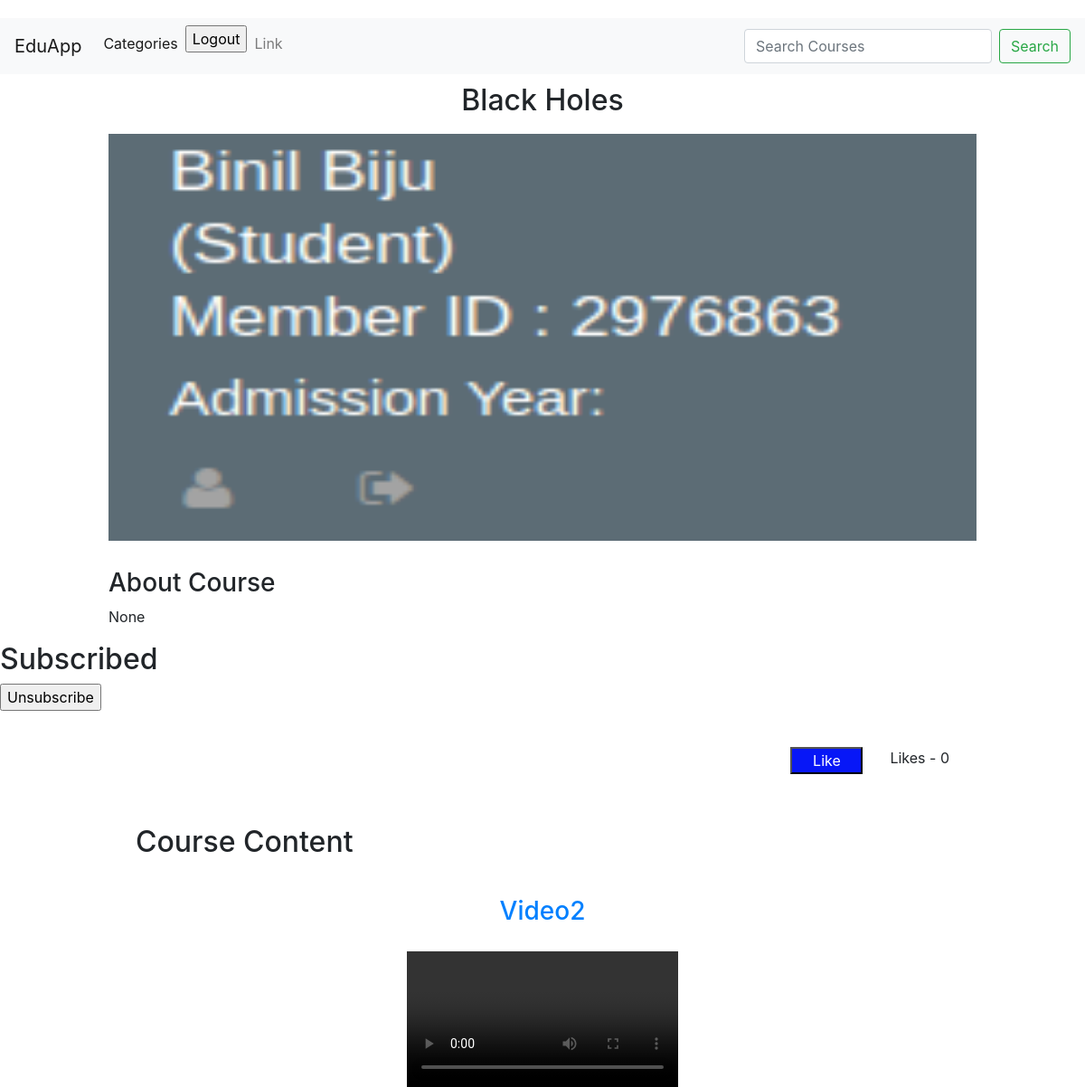
The page /course/black-holes/ (signed in) on the database its author committed.
### app1/models.py (models this page shows, shortened)
class Course(models.Model):
    name = models.CharField(max_length=150)
    about = models.CharField(max_length=900, null=True, blank=True)
    category = models.ForeignKey(Category, on_delete=models.CASCADE)
    slug = models.SlugField(max_length=150, blank=True, null=True)
    lecturer = models.CharField(max_length=150, null=True, blank=True)
    date_created = models.DateTimeField(auto_now_add=True, null=True, blank=True, editable=True)
    date_modified = models.DateField(auto_now=True, null=True, blank=True, editable=True)
    thumbnail = models.ImageField(upload_to='thumbnails', null=True, blank=True)
    likes = models.ManyToManyField(User, blank=True)
    num_of_vids = models.IntegerField(null=True, blank=True)

class video(models.Model):
    title = models.CharField(max_length=150)
    course = models.ForeignKey(Course, on_delete=models.CASCADE, null=True, blank=True)
    num = models.IntegerField()
    videofile = models.FileField(upload_to='videos', null=True, blank=True)
    likes = models.ManyToManyField(User)

### app1/views.py (the view)
# urls.py: path('course/<slug:slug>/', views.courseview, name='courseview'),
@login_required(login_url='login')
def courseview(request, slug):
    course = Course.objects.get(slug=slug)
    user = request.user
    if check_subscription(course, user):
        print("subscribed he")
        subscribed = True
    else:
        print("not subscribed he")
        subscribed = False
    like_status = "Like"
    print("likes", course.likes.all().count())
    likes = course.likes.all().count()
    if request.user in course.likes.all():
        print('user present')
        like_status = "Liked"
    else:
        print('user not present')
    num = course.num_of_vids
    print('num', num)
    vids_list = []
    for i in range(num):
        print('i', i)
        print('num', num)
        try:
            vid = video.objects.get(course=course, num=i)
            print(vid.title)
            vids_list.append(vid)
        except Exception as e:
            print(e)
    comment_form = CommentForm()
    return render(request, 'app1/course.html',
                  {'subscribed': subscribed, 'course': course, 'likes': likes, 'like_status': like_status,
                   'vids': vids_list,
                   'comment_form': comment_form, 'title': course.name})

### app1/forms.py
class CommentForm(ModelForm):
    class Meta:
        model = Comment
        fields = ['text']

### app1/views.py (called while the page is built)
def check_subscription(course, user):
    try:
        Subscription.objects.get(course=course, user=user)
        print("Has a subscription")
        return True
    except Exception as e:
        print("doesnt have subscription")
        return False

### app1/templates/app1/course.html (shortened to what this page needs)
{% extends 'base_layout.html' %}
{% block content %}
<div class="course-content">
    <div class="course-heading">
        <h2>{{course.name}}</h2>
    </div>
    <div class="course-background">
        <img src="{{course.thumbnail.url}}" alt="course-image" width="100%">
    </div>
</div>
<div class="course-descreption">
    <h3>About Course</h3>
    <p>{{course.about}}</p>
</div>
{% if subscribed %}
<h2>Subscribed</h2>
<form action="{% url 'subscribe' course.slug %}" method="POST">
    <input type="submit" value="Unsubscribe">
</form>
<div class="likecourse">
    <form action="{% url 'likecourse' course.slug %}" method="POST">
        <button style="margin-right: 30px;width: 80px; background-color: rgb(7, 23, 247); color: white;" type="submit">
            {{like_status}}
        </button>
    </form>
    <p>Likes - {{likes}}</p>
</div>
<div class="course-video-container">
    <h2 style="margin: 20px 0 30px 150px ;">Course Content</h2>
    <div class="videos">
        {% for vid in vids %}
        <div class="video">
            <div class="video-heading">
                <h3>{{vid.title}}</h3>
            </div>
            <video class="displayVideo" controls controlsList="nodownload">
                <source src="{{ vid.videofile.url }}">
            </video>
        </div>
        {% endfor %}
    </div>
</div>
{% endif %}
{% endblock %}

### app1/static/style.css (style rules this page uses)
* { box-sizing: border-box; }
body { height:100%; width:100%; padding:0%; margin:0%; }
body { margin-top:20px; }
.course-background { width: 100%; display: flex; flex-direction: row; justify-content: center; align-items: center; }
.course-background>img { width: 80%; opacity: 0.9; height: 450px; }
.course-heading { display: flex; justify-content: center; margin: 10px; }
.course-heading>h2 { justify-content: center; }
.video-heading { width: 100%; display: flex; justify-content: center; color: #0080FF; margin-bottom: 20px; }
.videos { display: flex; flex-direction: column; justify-content: center; margin-top: 40px; }
.video { display: flex; flex-direction: column; justify-content: center; align-self: center; }
.likecourse { display: flex; justify-content: flex-end; margin: 40px 150px 40px 0px; }
.course-descreption { width: 80%; margin: auto; margin-top: 30px; }
.course-video-container { margin-top: 30px; }

### rows shown on the page
Course: name "Black Holes", thumbnail (picture), about "None"
video: title "Video2"

### other values the page prints
{{ like_status }} "Like"
{{ likes }} "0"
